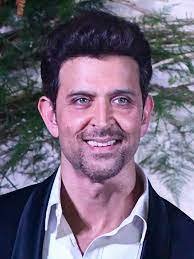
#> input picture hrx.jpeg, 194 x 259 px
$ jupyter execute 'face recognition.ipynb'
#> lines starting #> are read from the running program, lines starting #| are printed output that depends on the picture; after the words box and inside, x2 and y2 are one past the last pixel; in counts of white or black regions, pixels touching at a corner belong together
[cell 1]
import cv2
import matplotlib.pyplot as plt

image = cv2.imread('hrx.jpeg')
#> image is the input picture: shape (259, 194, 3); mean B, G, R 120.7, 100.7, 111.7

gray = cv2.cvtColor(image, cv2.COLOR_BGR2GRAY)
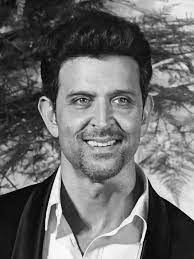
#> gray: shape (259, 194); min 1, max 254, mean 106.3

face_cascade = cv2.CascadeClassifier('haarcascade_frontalface_default.xml')

faces = face_cascade.detectMultiScale(gray, scaleFactor=1.1, minNeighbors=5, minSize=(30, 30))
#> faces = [[45, 58, 112, 112]]

for (x, y, w, h) in faces:
    cv2.rectangle(image, (x, y), (x+w, y+h), (0, 255, 0), 2)
#> this loop made 1 pass
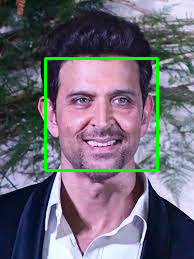
#> image: shape (259, 194, 3); 2.67% of pixels changed, all inside (x1, y1, x2, y2) = (44, 57, 159, 172)

plt.imshow(cv2.cvtColor(image, cv2.COLOR_BGR2RGB))
plt.show()
